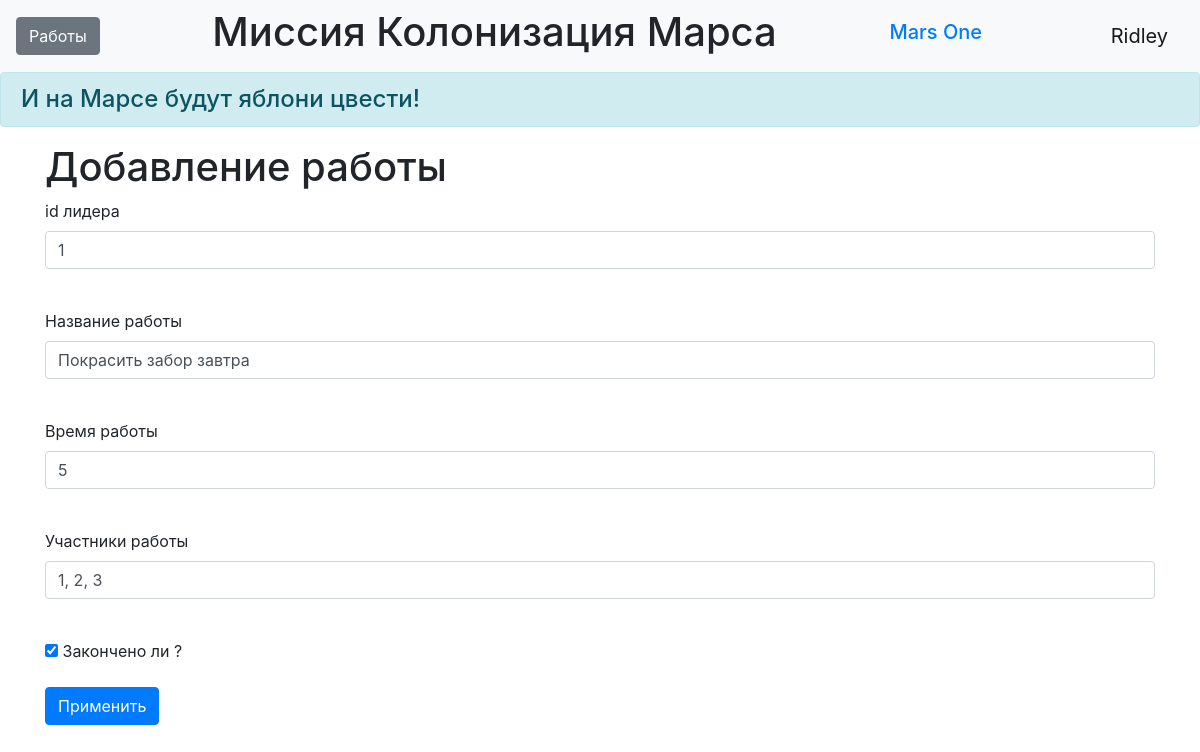
The app's page /works_edit/3 (signed in) with its own data.
### data/users.py (models this page shows, shortened)
class User(SqlAlchemyBase, UserMixin):
    __tablename__ = 'users'
    id = sqlalchemy.Column(sqlalchemy.Integer,
                           primary_key=True, autoincrement=True)
    surname = sqlalchemy.Column(sqlalchemy.String, nullable=True)
    name = sqlalchemy.Column(sqlalchemy.String, nullable=True)
    age = sqlalchemy.Column(sqlalchemy.Integer, nullable=True)
    position = sqlalchemy.Column(sqlalchemy.String, nullable=True)
    speciality = sqlalchemy.Column(sqlalchemy.String, nullable=True)
    address = sqlalchemy.Column(sqlalchemy.String, nullable=True)
    email = sqlalchemy.Column(sqlalchemy.String,
                              index=True, unique=True, nullable=True)
    hashed_password = sqlalchemy.Column(sqlalchemy.String, nullable=True)
    modified_date = sqlalchemy.Column(sqlalchemy.DateTime,
                                      default=datetime.datetime.now)
    jobs = orm.relationship('Jobs', back_populates='user')

### data/jobs.py (models this page shows)
class Jobs(SqlAlchemyBase):
    __tablename__ = 'jobs'
    id = sqlalchemy.Column(sqlalchemy.Integer,
                           primary_key=True, autoincrement=True)
    team_leader = sqlalchemy.Column(sqlalchemy.Integer,
                                    sqlalchemy.ForeignKey("users.id"))
    job = sqlalchemy.Column(sqlalchemy.String, nullable=True)
    work_size = sqlalchemy.Column(sqlalchemy.Integer, nullable=True)
    collaborators = sqlalchemy.Column(sqlalchemy.String, nullable=True)
    is_finished = sqlalchemy.Column(sqlalchemy.Boolean, default=True)
    start_date = sqlalchemy.Column(sqlalchemy.DateTime,
                                   default=datetime.datetime.now)
    end_date = sqlalchemy.Column(sqlalchemy.DateTime,
                                 default=datetime.datetime.now)
    user = orm.relationship('User')

### main.py (the view, shortened to what this page needs)
@app.route('/works_edit/<int:id>', methods=['GET', 'POST'])
@login_required
def edit_work(id):
    form = WorksForm()
    if request.method == "GET":
        db_sess = db_session.create_session()
        work = db_sess.query(Jobs).filter(Jobs.id == id,
                                          (Jobs.team_leader == current_user.id) | (current_user.id == 1)
                                          ).first()
        if work:
            form.team_leader.data = work.team_leader
            form.job.data = work.job
            form.work_size.data = work.work_size
            form.collaborators.data = work.collaborators
            form.is_finished.data = work.is_finished
        else:
            abort(404)
    return render_template('work_edit.html',
                           title='Редактирование работы',
                           form=form
                           )

### data/work_form.py
class WorksForm(FlaskForm):
    team_leader = IntegerField('id лидера', validators=[DataRequired()])
    job = StringField('Название работы', validators=[DataRequired()])
    work_size = IntegerField('Время работы', validators=[DataRequired()])
    collaborators = StringField('Участники работы', validators=[DataRequired()])
    is_finished = BooleanField("Закончено ли ?")
    submit = SubmitField('Применить')

### data/db_session.py (called while the page is built)
def create_session() -> Session:
    global __factory
    return __factory()

### main.py (called while the page is built)
@login_manager.user_loader
def load_user(user_id):
    db_sess = db_session.create_session()
    return db_sess.query(User).get(user_id)

### templates/work_edit.html (shortened to what this page needs)
{% extends "base.html" %}
{% block content %}
<h1>Добавление работы</h1>
<form action="" method="post">
    <p>
        {{ form.team_leader.label }}<br>
        {{ form.team_leader(class="form-control") }}<br>
    </p>
    <p>
        {{ form.job.label }}<br>
        {{ form.job(class="form-control") }}<br>
    </p>
    <p>
        {{ form.work_size.label }}<br>
        {{ form.work_size(class="form-control") }}<br>
    </p>
    <p>
        {{ form.collaborators.label }}<br>
        {{ form.collaborators(class="form-control") }}<br>
    </p>
    <p>{{ form.is_finished() }} {{ form.is_finished.label }}</p>
    <p>{{ form.submit(type="submit", class="btn btn-primary") }}</p>
</form>
{% endblock %}

### templates/base.html (shortened to what this page needs)
<!doctype html>
<html lang="en">
<head>
    <link rel="stylesheet"
          href="https://stackpath.bootstrapcdn.com/bootstrap/4.4.1/css/bootstrap.min.css"
>
    <link rel="stylesheet" type="text/css" href="../static/css/style.css" />
</head>
<body>
<header>
    <nav class="navbar navbar-light bg-light">
        {% if current_user.is_authenticated %}
        <a href="jobs" class="btn btn-secondary">Работы</a>
    {% endif %}
        <h1 class="muted-text">Миссия Колонизация Марса</h1>
        <h1 class="navbar-brand"><a href="#">Mars One</a></h1>
        {% if current_user.is_authenticated %}
    <a class="navbar-brand" href="/logout">{{ current_user.name }}</a>
{% else %}
    <p>
        <a class="btn btn-primary " href="/register">Зарегистрироваться</a>
        <a class="btn btn-success" href="/login">Войти</a>
    </p>
{% endif %}
    </nav>
    <h4 class="alert alert-info">И на Марсе будут яблони цвести!</h4>
</header>
<main role="main" class="container">
    {% block content %}{% endblock %}
</main>
</body>
</html>

### records on screen
User: name "Ridley"
Jobs: team_leader "1", job "Покрасить забор завтра", work_size "5", collaborators "1, 2, 3", is_finished "☑"
